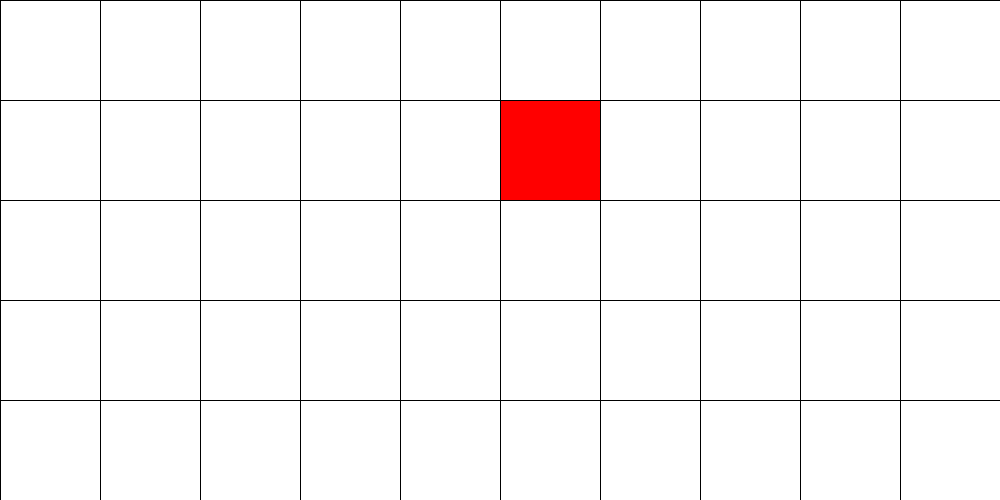
Frame 1 (no input)
Frame 60 (the mouse pressed at the canvas centre just before this capture): identical to frame 1, image omitted
Frame 120 (the mouse held since frame 60 and released just before this capture): identical to frame 1, image omitted

The Processing sketch that drew this single still picture (run headless with seeded random() and noise(); from frame 60 on, the mouse is pressed at the canvas centre):

// Processing sketch: kliaci2DArrayBarevnyHad
// ── kliaci2DArrayBarevnyHad.pde

boolean painting;
int sj, si;
int [][][] sel;
int bodySize;

void setup() {
  size(1000, 500);
  si = 1;
  sj = 5;

  sel = new int[5][10][4];

  for (int i = 0; i < 5; i++) {
    for (int j = 0; j < 10; j++) {
      sel[i][j][0] = -1;//sel[i][j][0] -- poradi ,,  sel[i][j][1] --- barva
    }
  }

  painting = false;
  bodySize = 0;
}


void draw() {

  if (painting) {
    drawArray();
  }

  //projdi vsechny radky
  for (int i = 0; i < 5; i++) {
    //vykresli radek
    for (int j = 0; j < 10; j++) { 

      if (sel[i][j][0] >= 0) {//jdu barvit
        
        fill(sel[i][j][1], sel[i][j][2], sel[i][j][3]);
              
      } else {
        fill(255, 255, 255);
      }


      if (si == i && sj == j) {
        fill(255, 0, 0);
      }

      rect(j*100, i*100, 100, 100);
    }
  }
}
//dist

//every rect shoud have own boolean<<

void mouseReleased() {
  painting = false;
}

void mousePressed() {
  painting = true;
}

void shift() {
  for (int i = 0; i < 5; i++) {
    //vykresli radek
    for (int j = 0; j < 10; j++) {
      sel[i][j][0]--;
    }
  }
}

void keyPressed(){
  

}

void drawArray() {
  for (int i = 0; i < 5; i++) {
    //vykresli radek
    for (int j = 0; j < 10; j++) { 
      //mouseX, mouseY
      //i, j
      int x = j * 100;
      int y = i * 100;
      if (x < mouseX && x + 100 > mouseX && y < mouseY && y + 100 > mouseY) {//fixme
        //hej kamo zapis si nekam ze je to ctverecek i = 1, j = 0
        si = i;
        sj = j;
        if (sel[i][j][0] < 0) {
          if (bodySize > 15) {
            shift();
            bodySize--;
          }
          sel[i][j][0] = bodySize;
          
          sel[i][j][1] = int(random(0,255));//r
          sel[i][j][2] = int(random(0,255));//g
          sel[i][j][3] = int(random(0,255));//b
          bodySize++;
        }
      }
    }
  }
}
